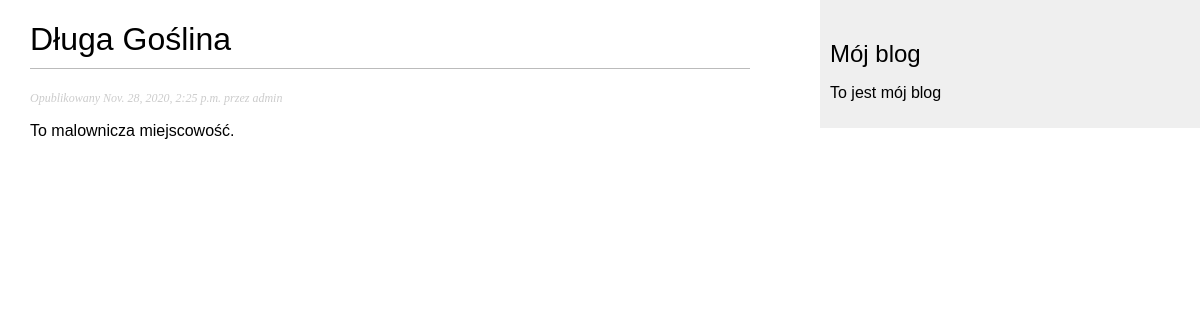
Page /blog/2020/11/28/dluga-goslina/ on the committed database.
### blog/models.py (models this page shows, shortened)
class Post(models.Model):
    objects = models.Manager()
    published = PublishedManager()
    STATUS_CHOICES = (("draft", "Roboczy"), ("published", "Opublikowany"),)
    title = models.CharField(max_length=250)
    slug = models.SlugField(max_length=250, unique_for_date="publish")
    author = models.ForeignKey(User, on_delete=models.CASCADE, related_name="blog_posts")
    body = models.TextField()
    publish = models.DateTimeField(default=timezone.now)
    created = models.DateTimeField(auto_now_add=True)
    updated = models.DateTimeField(auto_now=True)
    status = models.CharField(max_length=10, choices=STATUS_CHOICES, default="draft")
    class Meta:
        ordering = ("-publish",)

### blog/views.py (the view)
def post_detail (request, year, month, day, post):
    post = get_object_or_404(Post, slug=post,
                             status = "published",
                             publish__year = year,
                             publish__month = month,
                             publish__day = day)
    return render(request,
                  "blog/post/detail.html",
                  {"post":post})

### blog/templates/blog/post/detail.html (shortened to what this page needs)
{% extends "blog/base.html"%}
{%block content%}
    <h1> {{post.title}} </h1>
    <p class = "date">
        Opublikowany {{ post.publish}} przez {{post.author}}
    </p>
    {{post.body|linebreaks}}
{%endblock%}

### blog/static/css/blog.css (style rules this page uses)
body { margin:0; padding:0; font-family:helvetica, sans-serif; }
h1 { font-weight:normal; border-bottom:1px solid #bbb; padding:0 0 10px 0; }
p.date { color:#ccc; font-family: georgia, serif; font-size: 12px; font-style: italic; }

### rows in the picture
Post: title "Długa Goślina", publish "Nov. 28, 2020, 2:25 p.m.", author "admin", body "To malownicza miejscowość."
